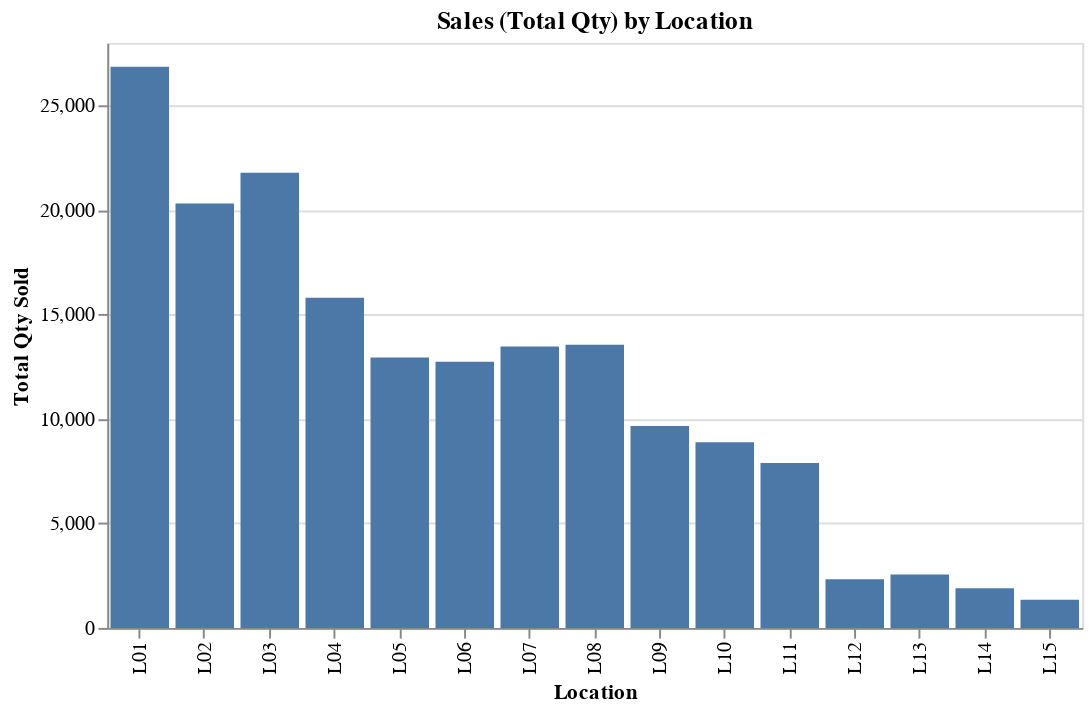

The code cell stored with this chart in its notebook:
### Code cell
# 1) Aggregate "sales" as total quantity sold per location
cust_by_loc = (
    customer_order_df
    .groupby("LocationID", as_index=False)
    .agg(
         line_items=("CustomerID", "count"),
         orders=("OrderID", "nunique"))
)

# 2) Bar chart: total quantity sold by location
chart = (
    alt.Chart(sales_by_loc)
    .mark_bar()
    .encode(
        x=alt.X("LocationID:N", title="Location"),
        y=alt.Y("total_qty:Q", title="Total Qty Sold"),
        tooltip=[
            alt.Tooltip("LocationID:N", title="Location"),
            alt.Tooltip("total_qty:Q", title="Total Qty"),
            alt.Tooltip("orders:Q", title="Unique Orders"),
            alt.Tooltip("Customers:Q", title="Customers"),
        ],
    )
    .properties(title="Sales (Total Qty) by Location", width=500, height=300)
)

chart

### Figure 1 — Vega-Lite specification as saved in the notebook (floating-point values rounded to 4 significant figures)
{"config": {"view": {"continuousWidth": 300, "continuousHeight": 300}}, "data": {"name": "data-d6275184eb7833d58b501ece501edd7d"}, "mark": {"type": "bar"}, "encoding": {"tooltip": [{"field": "LocationID", "title": "Location", "type": "nominal"}, {"field": "total_qty", "title": "Total Qty", "type": "quantitative"}, {"field": "orders", "title": "Unique Orders", "type": "quantitative"}, {"field": "Customers", "title": "Customers", "type": "quantitative"}], "x": {"field": "LocationID", "title": "Location", "type": "nominal"}, "y": {"field": "total_qty", "title": "Total Qty Sold", "type": "quantitative"}}, "height": 300, "title": "Sales (Total Qty) by Location", "width": 500, "$schema": "https://vega.github.io/schema/vega-lite/v5.20.1.json", "datasets": {"data-d6275184eb7833d58b501ece501edd7d": [{"LocationID": "L01", "total_qty": 26861, "line_items": 25358, "orders": 9484}, {"LocationID": "L02", "total_qty": 20315, "line_items": 19122, "orders": 7276}, {"LocationID": "L03", "total_qty": 21782, "line_items": 20615, "orders": 7788}, {"LocationID": "L04", "total_qty": 15807, "line_items": 14613, "orders": 5626}, {"LocationID": "L05", "total_qty": 12944, "line_items": 11802, "orders": 4721}, {"LocationID": "L06", "total_qty": 12741, "line_items": 11958, "orders": 4563}, {"LocationID": "L07", "total_qty": 13465, "line_items": 12712, "orders": 4813}, {"LocationID": "L08", "total_qty": 13557, "line_items": 13400, "orders": 4762}, {"LocationID": "L09", "total_qty": 9664, "line_items": 9097, "orders": 3453}, {"LocationID": "L10", "total_qty": 8889, "line_items": 8339, "orders": 3195}, {"LocationID": "L11", "total_qty": 7889, "line_items": 7324, "orders": 2909}, {"LocationID": "L12", "total_qty": 2329, "line_items": 2280, "orders": 908}, {"LocationID": "L13", "total_qty": 2558, "line_items": 2481, "orders": 980}, {"LocationID": "L14", "total_qty": 1901, "line_items": 1837, "orders": 723}, {"LocationID": "L15", "total_qty": 1353, "line_items": 1326, "orders": 553}]}}
